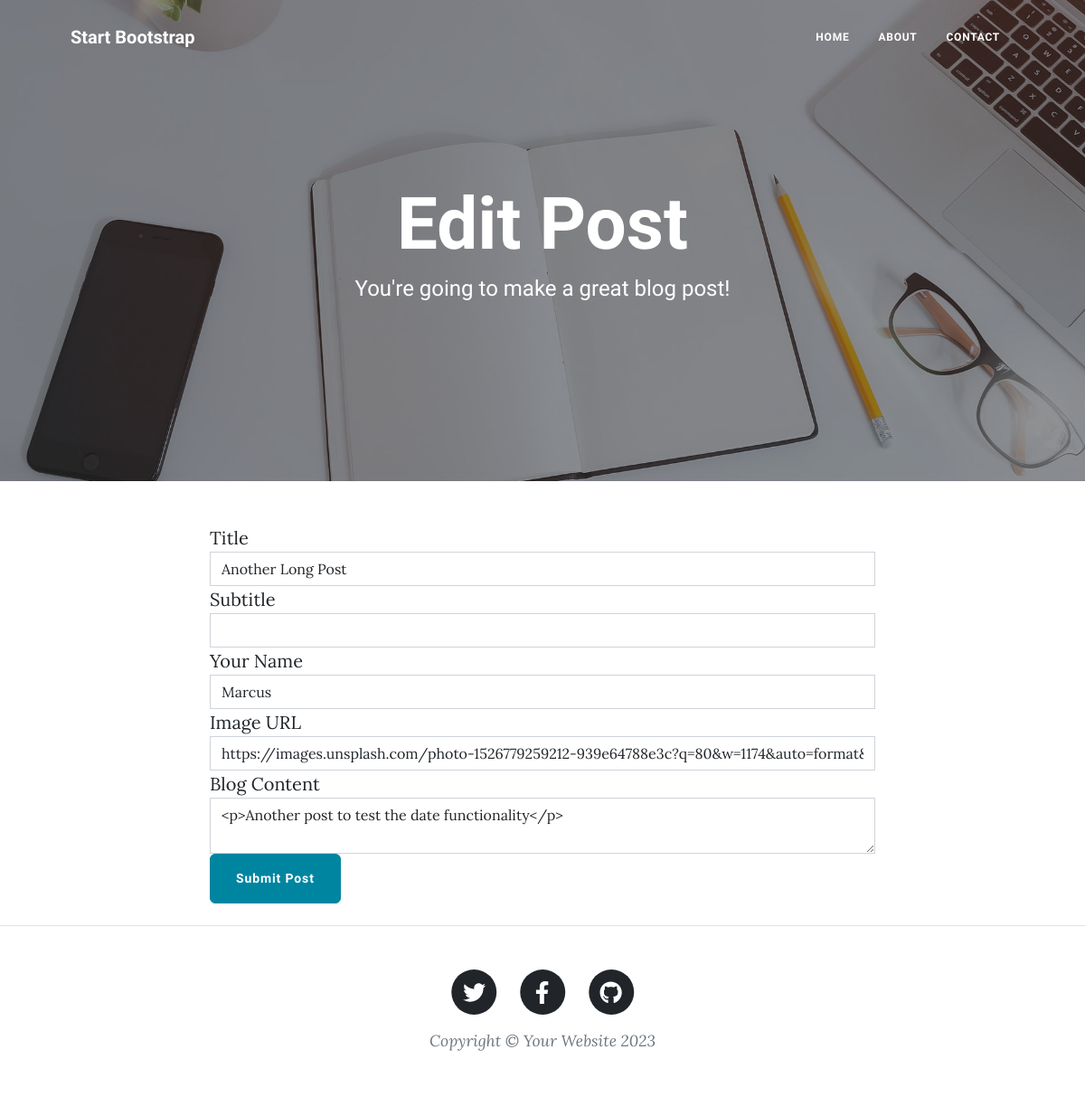
The page /edit-post/5 on the database as committed earlier.
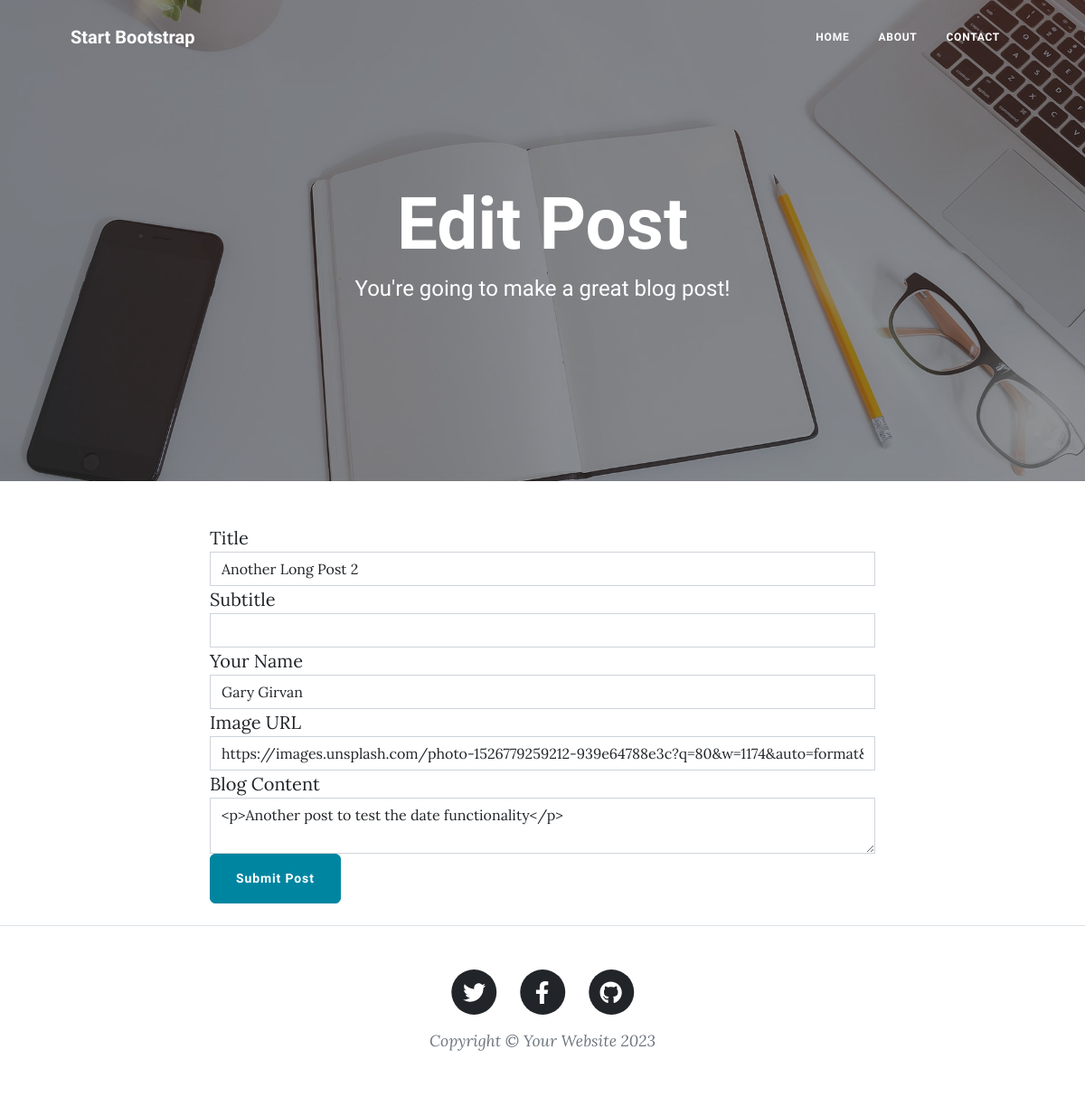
The same page on the database as committed later.
### main.py (models this page shows)
class BlogPost(db.Model):
    id: Mapped[int] = mapped_column(Integer, primary_key=True)
    title: Mapped[str] = mapped_column(String(250), unique=True, nullable=False)
    subtitle: Mapped[str] = mapped_column(String(250), nullable=False)
    date: Mapped[str] = mapped_column(String(250), nullable=False)
    body: Mapped[str] = mapped_column(Text, nullable=False)
    author: Mapped[str] = mapped_column(String(250), nullable=False)
    img_url: Mapped[str] = mapped_column(String(250), nullable=False)

### main.py (the view, shortened to what this page needs)
@app.route('/edit-post/<int:post_id>', methods=['GET','POST'])
def edit_post(post_id):
    post = db.get_or_404(BlogPost, post_id)
    form = PostForm(
        title = post.title,
        subtitle = post.subtitle,
        author = post.author,
        img_url = post.img_url,
        body = post.body,
    )
    return render_template('make-post.html', form=form, post=post)

### main.py
class PostForm(FlaskForm):
    title = StringField('Title')
    sub_title = StringField('Subtitle')
    author = StringField('Your Name')
    img_url = StringField('Image URL')
    body = CKEditorField('Blog Content')
    submit = SubmitField('Submit Post')

### templates/make-post.html
{% block content %} {% include "header.html" %} {% from 'bootstrap4/form.html'
import render_form %}
<header
  class="masthead"
  style="background-image: url('../static/assets/img/edit-bg.jpg')"
>
  <div class="container position-relative px-4 px-lg-5">
    <div class="row gx-4 gx-lg-5 justify-content-center">
      <div class="col-md-10 col-lg-8 col-xl-7">
        <div class="page-heading">
          {% if post %}
          <h1>Edit Post</h1>
          {% else %}
          <h1>New Post</h1>
          {% endif %}
          <span class="subheading"
            >You're going to make a great blog post!</span
          >
        </div>
      </div>
    </div>
  </div>
</header>
<main class="mb-4">
  <div class="container">
    <div class="row">
      <div class="col-lg-8 col-md-10 mx-auto">
        {{ render_form(form) }} {{ ckeditor.load () }}
      </div>
    </div>
  </div>
</main>
{% include "footer.html" %} {% endblock %}

Rows that differ between the two databases and show on the page:
changed BlogPost "<p>Another post to test the date functionality</p>": title "Another Long Post" → "Another Long Post 2"; author "Marcus" → "Gary Girvan"
